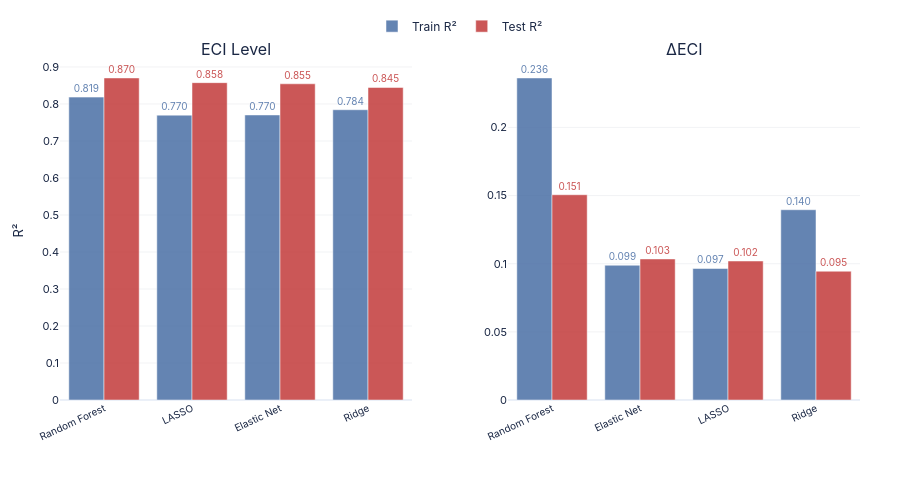

Notebook cell for this chart:
### Markdown cell above
### Chart 8 — ML Train vs Test R²

### Code cell
fig9 = make_subplots(rows=1, cols=2, horizontal_spacing=0.12,
                     subplot_titles=['ECI Level', '\u0394ECI'])

for col_idx, perf in enumerate([perf_lv, perf_dl], 1):
    show = (col_idx == 1)
    fig9.add_trace(go.Bar(
        x=perf['Model'], y=perf['Train R\u00b2'], name='Train R\u00b2',
        marker_color=PAL['blue'], opacity=0.85, legendgroup='train',
        text=[f'{v:.3f}' for v in perf['Train R\u00b2']], textposition='outside',
        textfont=dict(size=10, color=PAL['blue']),
        showlegend=show,
    ), row=1, col=col_idx)
    fig9.add_trace(go.Bar(
        x=perf['Model'], y=perf['Test R\u00b2'], name='Test R\u00b2',
        marker_color=PAL['red'], opacity=0.85, legendgroup='test',
        text=[f'{v:.3f}' for v in perf['Test R\u00b2']], textposition='outside',
        textfont=dict(size=10, color=PAL['red']),
        showlegend=show,
    ), row=1, col=col_idx)
    fig9.update_xaxes(tickangle=-25, tickfont=dict(size=10), row=1, col=col_idx)
    fig9.update_yaxes(title_text='R\u00b2' if col_idx == 1 else '',
                      gridcolor=GRID, gridwidth=0.5, row=1, col=col_idx)

fig9.update_layout(
    template='plotly_white', plot_bgcolor=BG, paper_bgcolor=BG,
    font=dict(family=FONT, size=11, color=NAVY),
    barmode='group', height=480, margin=dict(l=60, r=40, t=50, b=80),
    legend=dict(orientation='h', yanchor='bottom', y=1.06, xanchor='center', x=0.5,
                font=dict(size=12)),
)
save(fig9, '08_ml_r2', w=1200, h=480)
fig9.show(config=CFG)

### Figure 1 — Plotly figure (JSON) as saved in the notebook; plotly's stock layout.template omitted (floating-point values rounded to 4 significant figures)
{"data": [{"legendgroup": "train", "marker": {"color": "#4a6fa5"}, "name": "Train R²", "opacity": 0.85, "showlegend": true, "text": ["0.819", "0.770", "0.770", "0.784"], "textfont": {"color": "#4a6fa5", "size": 10}, "textposition": "outside", "type": "bar", "x": ["Random Forest", "LASSO", "Elastic Net", "Ridge"], "xaxis": "x", "y": [0.8185, 0.7698, 0.7703, 0.7844], "yaxis": "y"}, {"legendgroup": "test", "marker": {"color": "#c23a3a"}, "name": "Test R²", "opacity": 0.85, "showlegend": true, "text": ["0.870", "0.858", "0.855", "0.845"], "textfont": {"color": "#c23a3a", "size": 10}, "textposition": "outside", "type": "bar", "x": ["Random Forest", "LASSO", "Elastic Net", "Ridge"], "xaxis": "x", "y": [0.8703, 0.8576, 0.8545, 0.8446], "yaxis": "y"}, {"legendgroup": "train", "marker": {"color": "#4a6fa5"}, "name": "Train R²", "opacity": 0.85, "showlegend": false, "text": ["0.236", "0.099", "0.097", "0.140"], "textfont": {"color": "#4a6fa5", "size": 10}, "textposition": "outside", "type": "bar", "x": ["Random Forest", "Elastic Net", "LASSO", "Ridge"], "xaxis": "x2", "y": [0.2363, 0.0989, 0.0965, 0.1396], "yaxis": "y2"}, {"legendgroup": "test", "marker": {"color": "#c23a3a"}, "name": "Test R²", "opacity": 0.85, "showlegend": false, "text": ["0.151", "0.103", "0.102", "0.095"], "textfont": {"color": "#c23a3a", "size": 10}, "textposition": "outside", "type": "bar", "x": ["Random Forest", "Elastic Net", "LASSO", "Ridge"], "xaxis": "x2", "y": [0.1506, 0.1035, 0.102, 0.0945], "yaxis": "y2"}], "layout": {"annotations": [{"font": {"size": 16}, "showarrow": false, "text": "ECI Level", "x": 0.22, "xanchor": "center", "xref": "paper", "y": 1.0, "yanchor": "bottom", "yref": "paper"}, {"font": {"size": 16}, "showarrow": false, "text": "ΔECI", "x": 0.78, "xanchor": "center", "xref": "paper", "y": 1.0, "yanchor": "bottom", "yref": "paper"}], "barmode": "group", "font": {"color": "#1a2744", "family": "IBM Plex Sans, -apple-system, BlinkMacSystemFont, sans-serif", "size": 11}, "height": 480, "legend": {"font": {"size": 12}, "orientation": "h", "x": 0.5, "xanchor": "center", "y": 1.06, "yanchor": "bottom"}, "margin": {"b": 80, "l": 60, "r": 40, "t": 50}, "paper_bgcolor": "#ffffff", "plot_bgcolor": "#ffffff", "xaxis": {"anchor": "y", "domain": [0.0, 0.44], "tickangle": -25, "tickfont": {"size": 10}}, "xaxis2": {"anchor": "y2", "domain": [0.56, 1.0], "tickangle": -25, "tickfont": {"size": 10}}, "yaxis": {"anchor": "x", "domain": [0.0, 1.0], "gridcolor": "#e5e7eb", "gridwidth": 0.5, "title": {"text": "R²"}}, "yaxis2": {"anchor": "x2", "domain": [0.0, 1.0], "gridcolor": "#e5e7eb", "gridwidth": 0.5, "title": {"text": ""}}}}
